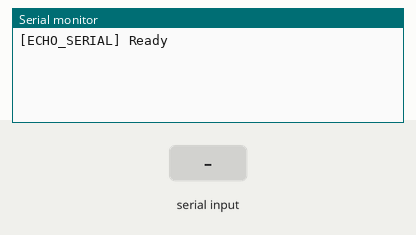
Recording of a sketch running on a simulated Arduino Uno, built with avr-gcc and run on an emulated ATmega328P. Parts: the last lines printed to the serial monitor. The inputs (shaded band) are chosen by the test bench.

Above: at 1.2 s.
1.3 s: "1\n" received over Serial
At 2.5 s:
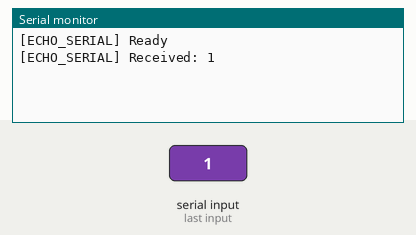
2.8 s: "0\n" received over Serial
At 3.7 s:
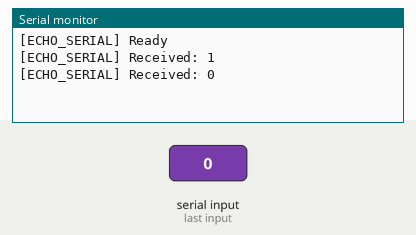
4.3 s: "2\n" received over Serial
At 4.9 s:
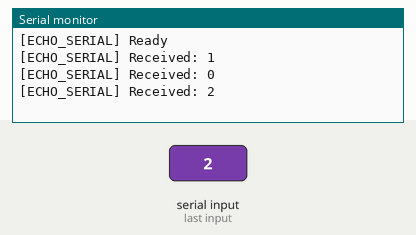

The sketch:

echo_serial.ino
```cpp
/*
 * Echo Serial Example for MCP Server Validation
 *
 * This sketch demonstrates a simple serial echo server that:
 * - Receives serial input from the MCP server
 * - Echoes it back with a unique prefix for identification
 * - Provides a reliable way to test serial communication
 *
 * Purpose: This sketch serves as a test case for the Arduino MCP server,
 * allowing AI agents to verify that serial communication is working
 * correctly between the MCP server and Arduino board.
 */

void setup() {
  // Initialize serial communication at 115200 baud rate
  // This matches the baud rate expected by the MCP server
  Serial.begin(115200);

  // Wait for serial port to connect (required for some boards)
  // This ensures the serial connection is established before proceeding
  while (!Serial) {
    ; // Wait for serial port to connect
  }

  // Send ready message to indicate the sketch is running
  // This helps verify that the upload was successful
  Serial.println("[ECHO_SERIAL] Ready");
}

void loop() {
  // Check if there's data available to read from serial
  if (Serial.available()) {
    // Read the incoming string until newline character
    // This reads the complete message sent by the MCP server
    String input = Serial.readStringUntil('\n');

    // Remove any whitespace from the beginning and end
    // This cleans up the input and handles any extra characters
    input.trim();

    // Only process non-empty messages
    if (input.length() > 0) {
      // Print the received message with a prefix for identification
      // The prefix "[ECHO_SERIAL] Received: " helps distinguish this output
      // from other serial messages and confirms the message was received
      Serial.print("[ECHO_SERIAL] Received: ");
      Serial.println(input);
    }
  }
} 
```

Measured:
- after the input at 1.3 s, the serial monitor: prints a new line at once (image 1)
- after the input at 2.8 s, the serial monitor: prints a new line at once (image 2)
- after the input at 4.3 s, the serial monitor: prints a new line at once (image 3)
